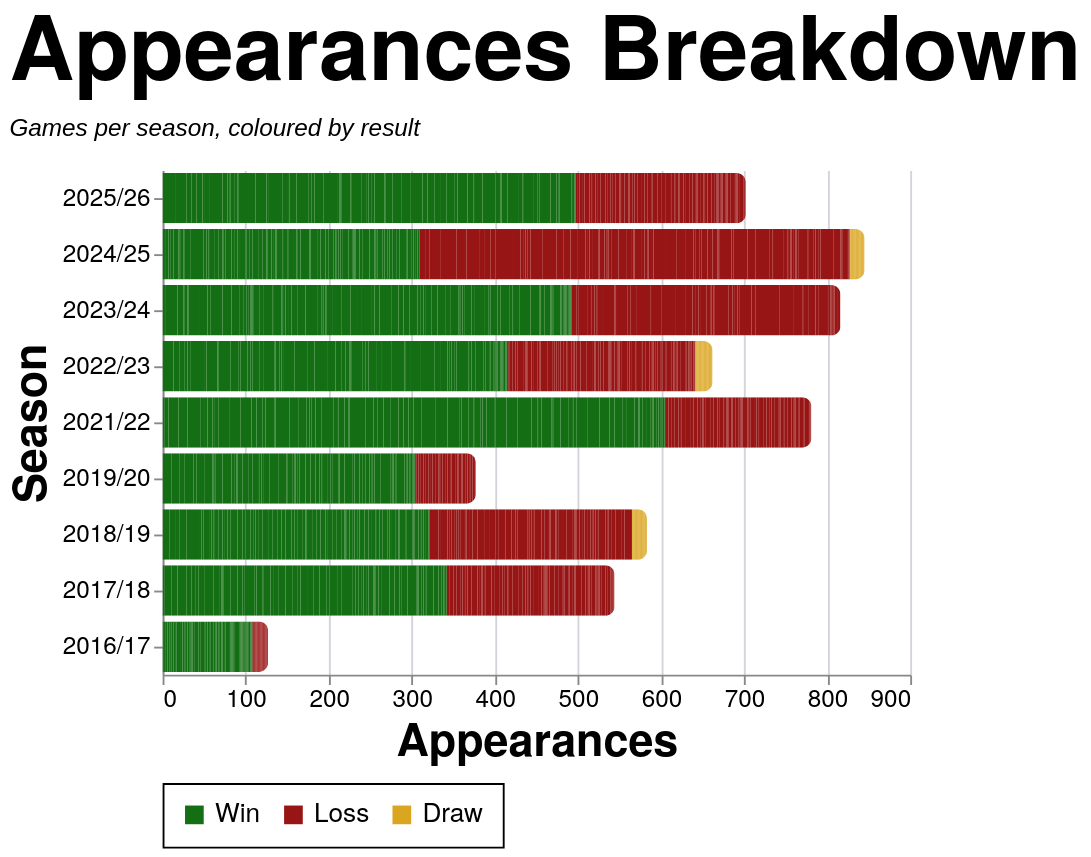

This figure's Vega-Lite source:
### Vega-Lite specification from a JSON file in a GitHub repository (floating-point values rounded to 4 significant figures; data arrays with more than 128 entries replaced by an {"elided": "..."} marker saying what was removed)
{"config": {"axis": {"labelFont": "PT Sans Narrow, Helvetica Neue, Helvetica, Arial, sans-serif", "titleFont": "PT Sans Narrow, Helvetica Neue, Helvetica, Arial, sans-serif", "labelFontSize": 13, "titleFontSize": 24, "gridColor": "#202947", "gridOpacity": 0.2, "zindex": 1}, "text": {"font": "Lato, sans-serif"}, "bar": {"cornerRadiusEnd": 5}, "header": {"labelFont": "PT Sans Narrow, Helvetica Neue, Helvetica, Arial, sans-serif", "titleFont": "PT Sans Narrow, Helvetica Neue, Helvetica, Arial, sans-serif", "labelFontSize": 24, "titleFontSize": 28, "labelFontWeight": "bold", "orient": "left"}, "legend": {"labelFont": "PT Sans Narrow, Helvetica Neue, Helvetica, Arial, sans-serif", "titleFont": "PT Sans Narrow, Helvetica Neue, Helvetica, Arial, sans-serif", "labelFontSize": 14, "titleFontSize": 16, "titlePadding": 5, "fillColor": "white", "strokeColor": "black", "padding": 10, "titleFontWeight": "lighter", "titleFontStyle": "italic", "titleColor": "gray", "offset": 10}, "title": {"font": "PT Sans Narrow, Helvetica Neue, Helvetica, Arial, sans-serif", "fontSize": 48, "fontWeight": "bold", "anchor": "start", "align": "center", "titlePadding": 20, "subtitlePadding": 10, "subtitleFontSize": 13, "subtitleColor": "", "subtitleFontStyle": "italic", "offset": 15, "color": "black"}, "axisX": {"labelAngle": 0}, "facet": {"title": null, "header": null, "align": {"row": "each", "column": "each"}, "spacing": 10}, "resolve": {"scale": {"y": "independent", "facet": "independent"}}, "background": "transparent", "scale": {"offsetBandPaddingOuter": 0.2, "offsetBandPaddingInner": 0.1}, "view": {"stroke": null, "background": "transparent"}}, "data": {"name": "data-e6b9fded779a32561778bc70ced2ee1b"}, "mark": {"type": "bar"}, "encoding": {"color": {"field": "color_value", "legend": {"orient": "bottom", "title": null}, "scale": {"domain": ["Win", "Loss", "Draw"], "range": ["#146f14", "#981515", "goldenrod"]}, "sort": {"field": "sum(apps)", "op": "sum", "order": "descending"}, "type": "nominal"}, "tooltip": [{"field": "player", "title": "Player", "type": "nominal"}, {"field": "season", "title": "Season", "type": "nominal"}, {"field": "color_value", "title": "Group", "type": "nominal"}, {"aggregate": "sum", "field": "apps", "title": "Appearances", "type": "quantitative"}], "x": {"aggregate": "sum", "field": "apps", "title": "Appearances", "type": "quantitative"}, "y": {"field": "season", "sort": {"field": "season_sort", "op": "max", "order": "descending"}, "title": "Season", "type": "nominal"}}, "height": {"step": 30}, "title": {"text": "Appearances Breakdown", "subtitle": "Games per season, coloured by result"}, "width": 400, "$schema": "https://vega.github.io/schema/vega-lite/v5.20.1.json", "datasets": {"data-e6b9fded779a32561778bc70ced2ee1b": {"elided": "2509 records"}}}
